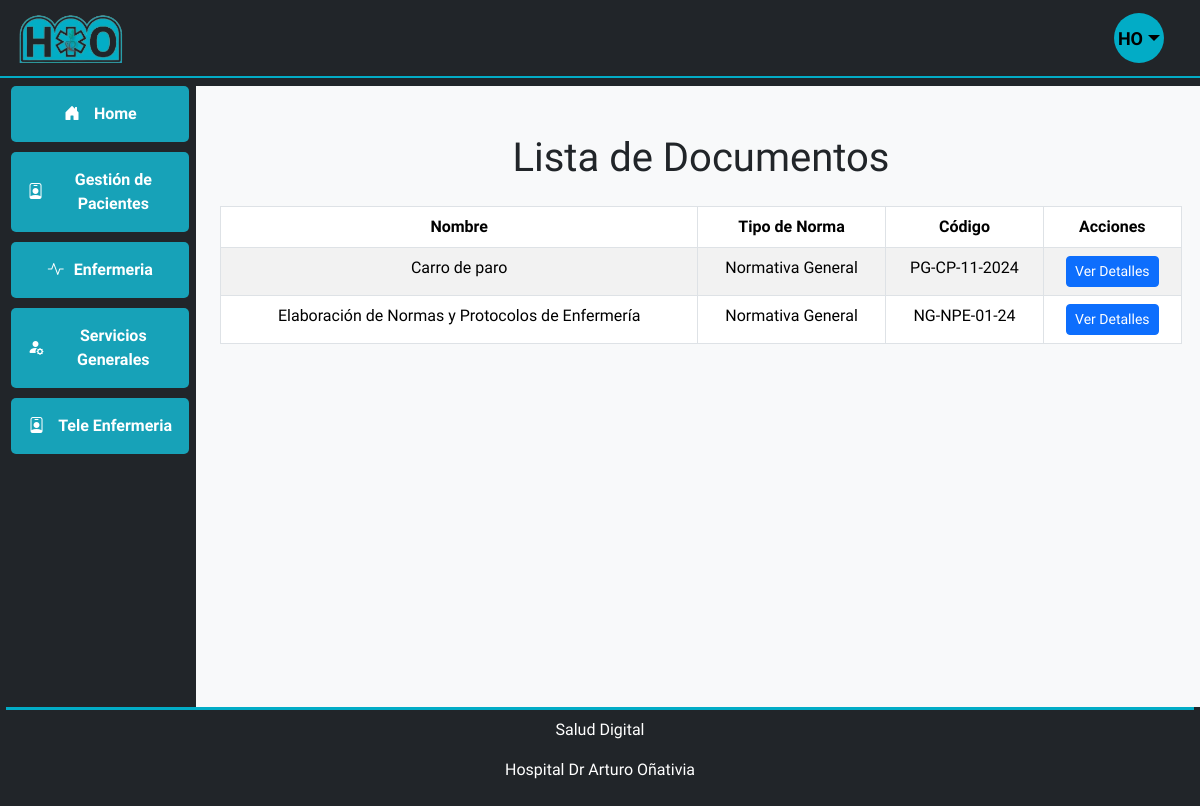
Before: /documentos/ with the older database file.
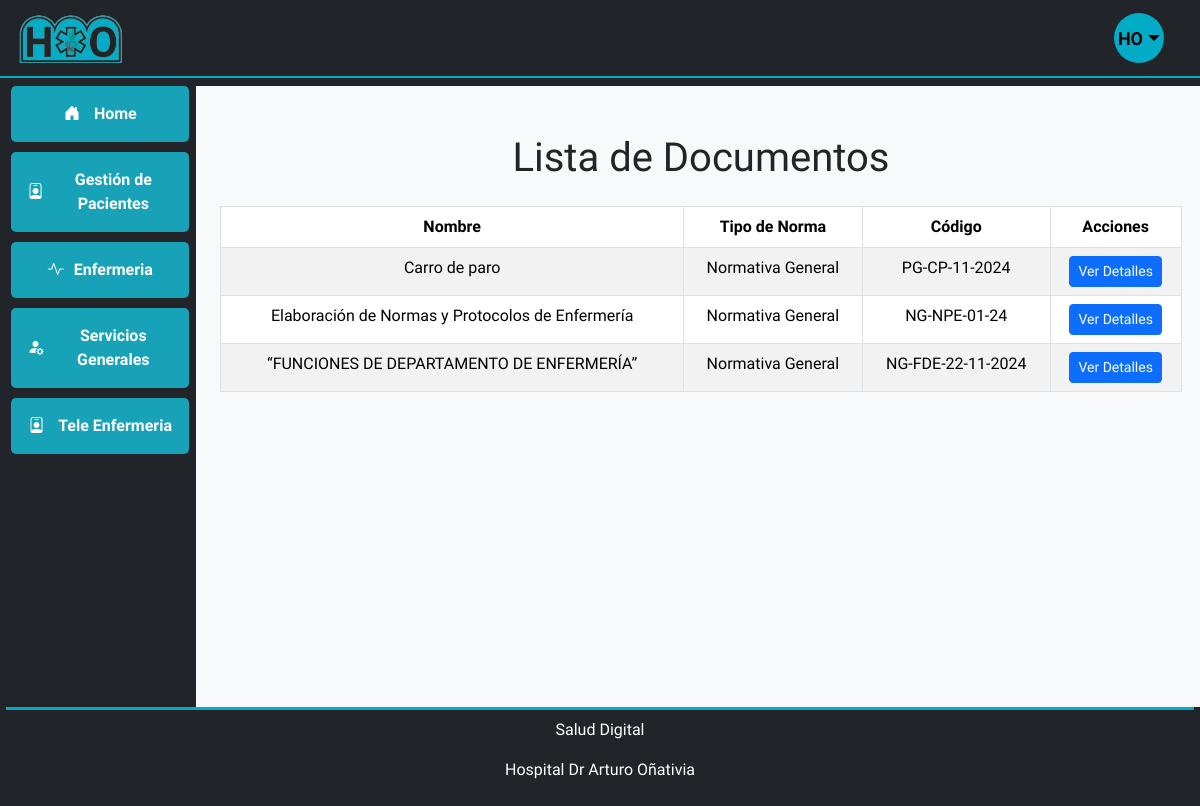
After: the same page with the newer database file.
### ProtocolosDigitales/models.py (models this page shows, shortened)
class Documento(models.Model):
    Opciones_clases = [
        ("Normativa General", "Normativa General"),
        ("Protocolo de Control de Infecciones", "Protocolo de Control de Infecciones"),
        ("Protocolos Generales", "Protocolos Generales"),
        ("Protocolos de Servicio", "Protocolos de Servicio"),
        ("Instructivo de Procedimiento", "Instructivo de Procedimiento"),
    ]
    clase = models.CharField(
        max_length=50, choices=Opciones_clases, blank=False, null=False
    )
    nombre = models.CharField(max_length=100, unique=True, blank=False, null=False)
    codigo = models.CharField(max_length=50, unique=True, blank=False, null=False)

### ProtocolosDigitales/views.py (the view)
# urls.py: path("documentos/", DocumentoListView.as_view(), name="documento_list"),
class DocumentoListView(ListView):
    model = Documento
    template_name = (
        "ProtocolosDigitales/documento_list.html"  # Aquí especificas la ruta completa
    )
    context_object_name = "documentos"
    paginate_by = 10
    def get_context_data(self, **kwargs):
        context = super().get_context_data(**kwargs)
        return context

### ProtocolosDigitales/templates/ProtocolosDigitales/documento_list.html (shortened to what this page needs)
{% extends 'base.html' %} {% block main_content %}
<h1 class="my-4">Lista de Documentos</h1>
<div class="table-responsive">
  <table class="table table-striped table-bordered">
    <thead class="thead-dark">
      <tr>
        <th scope="col">Nombre</th>
        <th scope="col">Tipo de Norma</th>
        <th scope="col">Código</th>
        <th scope="col">Acciones</th>
      </tr>
    </thead>
    <tbody>
      {% for documento in documentos %}
      <tr>
        <td>{{ documento.nombre }}</td>
        <td>{{ documento.clase }}</td>
        <td>{{ documento.codigo }}</td>
        <td>
          <a
            href="{% url 'documento_detail' documento.pk %}"
            class="btn btn-primary btn-sm"
            >Ver Detalles</a
          >
        </td>
      </tr>
      {% empty %}
      <tr>
        <td colspan="4" class="text-center">No hay documentos disponibles.</td>
      </tr>
      {% endfor %}
    </tbody>
  </table>
</div>
 {% endblock %}

Changed rows visible on the page:
added Documento: nombre "“FUNCIONES DE DEPARTAMENTO DE ENFERMERÍA”", clase "Normativa General", codigo "NG-FDE-22-11-2024"
